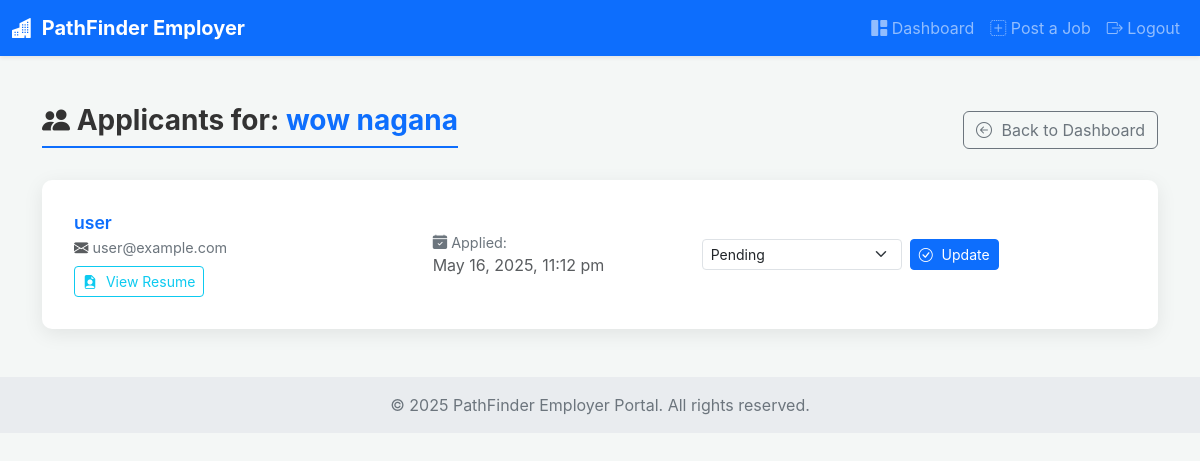
Screenshot of /employer/view_applicants.php?job_id=4 (signed in) with the database file from the repository.
### tables this page shows
CREATE TABLE `jobs` (
  `id` int(11) NOT NULL,
  `employer_id` int(11) NOT NULL,
  `title` varchar(255) NOT NULL,
  `description` text NOT NULL,
  `location` varchar(255) DEFAULT NULL,
  `salary` varchar(100) DEFAULT NULL,
  `created_at` datetime DEFAULT current_timestamp()
);

CREATE TABLE `applications` (
  `id` int(11) NOT NULL,
  `user_id` int(11) NOT NULL,
  `job_id` int(11) NOT NULL,
  `applied_date` datetime DEFAULT current_timestamp(),
  `status` varchar(50) DEFAULT 'Pending'
);

CREATE TABLE `users` (
  `id` int(11) NOT NULL,
  `fullname` varchar(100) NOT NULL,
  `email` varchar(100) NOT NULL,
  `resume` varchar(255) DEFAULT NULL,
  `password` varchar(255) NOT NULL,
  `role` enum('admin','employer','client') NOT NULL,
  `created_at` timestamp NOT NULL DEFAULT current_timestamp()
);

### employer/view_applicants.php (the view, shortened to what this page needs)
<?php
require '../connection.php';
$employer_id = $_SESSION['user'];
$job_id = null;
$job_title = "Applicants";
$applicants = [];
if (isset($_GET['job_id']) && is_numeric($_GET['job_id'])) {
    $job_id = (int)$_GET['job_id'];
} else {
    $_SESSION['error_message'] = "Invalid job ID specified.";
    header("Location: dashboardhire.php");
    exit();
}
$job_stmt = $conn->prepare("SELECT title FROM jobs WHERE id = ? AND employer_id = ?");
if ($job_stmt) {
    $job_stmt->bind_param("ii", $job_id, $employer_id);
    $job_stmt->execute();
    $job_result = $job_stmt->get_result();
    if ($job_result->num_rows === 1) {
        $job_data = $job_result->fetch_assoc();
        $job_title = htmlspecialchars($job_data['title']);
    } else {
        $_SESSION['error_message'] = "Job not found or you do not have permission to view its applicants.";
        header("Location: dashboardhire.php");
        exit();
    }
} else {
    error_log("Prepare failed in view_applicants.php (fetch job title): " . $conn->error);
    $_SESSION['error_message'] = "An error occurred while verifying the job.";
    header("Location: dashboardhire.php");
    exit();
}
$applicant_sql = "SELECT u.fullname, u.email, u.resume, app.id as application_id, app.applied_date, app.status
                  FROM applications app
                  JOIN users u ON app.user_id = u.id
                  WHERE app.job_id = ?
                  ORDER BY app.applied_date DESC";
$stmt_applicants = $conn->prepare($applicant_sql);
if ($stmt_applicants) {
    $stmt_applicants->bind_param("i", $job_id);
    $stmt_applicants->execute();
    $result_applicants = $stmt_applicants->get_result();
    while ($row = $result_applicants->fetch_assoc()) {
        $applicants[] = $row;
    }
} else {
    error_log("Prepare failed in view_applicants.php (fetch applicants): " . $conn->error);
    $_SESSION['error_message'] = "An error occurred while fetching applicants.";
}
$status_options = ['Pending', 'Under Review', 'Interviewing', 'Shortlisted', 'Hired', 'Rejected', 'Not Selected'];
?>
<!DOCTYPE html>
<html lang="en">
<head>
    <link href="https://cdn.jsdelivr.net/npm/bootstrap@5.3.3/dist/css/bootstrap.min.css" rel="stylesheet" />
    <link rel="stylesheet" href="https://cdn.jsdelivr.net/npm/bootstrap-icons@1.11.3/font/bootstrap-icons.min.css">
</head>
<body>
    <nav class="navbar navbar-expand-lg navbar-dark bg-primary shadow-sm">
        <div class="container-fluid">
            <a class="navbar-brand" href="dashboardhire.php"><i class="bi bi-buildings-fill"></i> PathFinder Employer</a>
            <div class="collapse navbar-collapse justify-content-end" id="navbarNav">
                <ul class="navbar-nav align-items-center">
                    <li class="nav-item"><a class="nav-link" href="dashboardhire.php"><i class="bi bi-grid-1x2-fill"></i> Dashboard</a></li>
                    <li class="nav-item"><a class="nav-link" href="postjob.php"><i class="bi bi-plus-square-dotted"></i> Post a Job</a></li>
                    <li class="nav-item"><a class="nav-link" href="../logout.php"><i class="bi bi-box-arrow-right"></i> Logout</a></li>
                </ul>
            </div>
        </div>
    </nav>
    <div class="container mt-5 mb-5">
        <div class="d-flex justify-content-between align-items-center mb-4">
            <h3 class="page-header"><i class="bi bi-people-fill"></i> Applicants for: <span class="text-primary"><?= $job_title ?></span></h3>
            <a href="dashboardhire.php" class="btn btn-outline-secondary"><i class="bi bi-arrow-left-circle"></i> Back to Dashboard</a>
        </div>
        <div class="applicant-list-container">
            <?php if (count($applicants) > 0): ?>
                <?php foreach ($applicants as $applicant): ?>
                    <div class="applicant-item">
                        <div class="row align-items-center">
                            <div class="col-md-4">
                                <h5 class="applicant-name mb-1"><?= htmlspecialchars($applicant['fullname']) ?></h5>
                                <p class="applicant-meta mb-1">
                                    <i class="bi bi-envelope-fill text-muted"></i> <?= htmlspecialchars($applicant['email']) ?>
                                </p>
                                <?php if (!empty($applicant['resume'])): ?>
                                    <a href="../uploads/resumes/<?= htmlspecialchars($applicant['resume']) ?>" target="_blank" class="btn btn-sm btn-outline-info btn-view-resume mt-1">
                                        <i class="bi bi-file-earmark-person-fill"></i> View Resume
                                    </a>
                                <?php else: ?>
                                    <span class="applicant-meta mt-1 d-block"><i class="bi bi-exclamation-circle text-warning"></i> No resume uploaded</span>
                                <?php endif; ?>
                            </div>
                            <div class="col-md-3 text-md-start text-muted mt-2 mt-md-0">
                                <p class="applicant-meta mb-0"><i class="bi bi-calendar-check-fill"></i> Applied:</p>
                                <p class="mb-0">
                                    <?= isset($applicant['applied_date']) ? date("M j, Y, g:i a", strtotime($applicant['applied_date'])) : 'N/A' ?>
                                </p>
                            </div>
                            <div class="col-md-5 mt-3 mt-md-0">
                                <form method="POST" action="view_applicants.php?job_id=<?= $job_id ?>" class="status-form d-flex align-items-center gap-2">
                                    <select name="new_status" id="new_status_<?= $applicant['application_id'] ?>" class="form-select form-select-sm">
                                        <?php foreach ($status_options as $status_opt): ?>
                                            <option value="<?= htmlspecialchars($status_opt) ?>" <?= ($applicant['status'] === $status_opt) ? 'selected' : '' ?>>
                                                <?= htmlspecialchars($status_opt) ?>
                                            </option>
                                        <?php endforeach; ?>
                                    </select>
                                    <button type="submit" name="update_status" class="btn btn-primary btn-sm">
                                        <i class="bi bi-check-circle"></i> Update
                                    </button>
                                </form>
                            </div>
                        </div>
                    </div>
                <?php endforeach; ?>
            <?php endif; ?>
        </div>
    </div>
    <footer class="footer mt-auto py-3">
        <div class="container">
            <p class="mb-0 text-center">&copy; <?= date('Y') ?> PathFinder Employer Portal. All rights reserved.</p>
        </div>
    </footer>
</body>
</html>

### employer/view_applicants.php (style rules this page uses)
body { background-color: #f4f7f6; font-family: 'Inter', sans-serif; }
.navbar-brand { font-weight: bold; }
.navbar-brand i { margin-right: 5px; }
.page-header { color: #333; font-weight: 700; border-bottom: 2px solid #0d6efd; padding-bottom: 0.5rem; display: inline-block; }
.applicant-list-container { background-color: #fff; padding: 1.5rem 2rem; border-radius: 10px; box-shadow: 0 5px 20px rgba(0,0,0,0.08); margin-top: 1rem; }
.applicant-item { border-bottom: 1px solid #e9ecef; padding: 1.5rem 0; }
.applicant-item:last-child { border-bottom: none; padding-bottom: 0.5rem; }
.applicant-item:first-child { padding-top: 0.5rem; }
.applicant-name { font-weight: 600; color: #0d6efd; font-size: 1.1rem; }
.applicant-meta { font-size: 0.9rem; color: #6c757d; }
.status-form .form-select { max-width: 200px; font-size: 0.875rem; }
.status-form .btn { font-size: 0.875rem; }
.btn-view-resume { font-size: 0.875rem; }
.btn i { margin-right: 5px; }
.footer { padding: 2rem 0; background-color: #e9ecef; color: #6c757d; text-align: center; }

### rows the page displays
jobs: title "wow nagana"
applications: user.fullname "user", user.email "user@example.com", applied_date "May 16, 2025, 11:12 pm", new_status "Pending"
